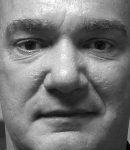
#> input picture dataset/A_1.png, 130 x 150 px; its folder holds 6 pictures in this run
$ python demo.py   (older library calls are emulated)
#> lines starting #> are read from the running program, lines starting #| are printed output that depends on the picture; long printed decimals are rounded
#!/usr/bin/env python
# coding: utf-8

import numpy as np
import cv2
import os
from skimage import feature
import matplotlib.pyplot as plt
import time

# [4 lines left out: function show_image, not called in this run]

def adjust_gamma_1(image, gamma=0.2, use_threshold=False, threshold=0):
    im_copy = image.copy()
    for i in range(im_copy.shape[0]):
        for j in range(im_copy.shape[1]):
            if((use_threshold) & (im_copy[i][j]>threshold)):
                im_copy[i][j] = threshold**gamma
            else:
                im_copy[i][j] = image[i][j]**gamma
    return im_copy

def doG(image, sigma0=1, sigma1=2):
    g1 = cv2.GaussianBlur(image,(0,0),sigma0,borderType=cv2.BORDER_REPLICATE)
    g2 = cv2.GaussianBlur(image,(0,0),sigma1,borderType=cv2.BORDER_REPLICATE)
    doG = g1 - g2
    return doG

def contrast_equalization(image,a=0.1, t=10):
    im_copy = image.copy()
    d1 = adjust_gamma_1(abs(im_copy), gamma=a).mean()**(1/a)

    for i in range(im_copy.shape[0]):
        for j in range(im_copy.shape[1]):
            im_copy[i][j] = im_copy[i][j] / d1

    d2 = adjust_gamma_1(abs(im_copy),gamma=a,use_threshold=True, threshold=10).mean()**(1/a)
    for i in range(im_copy.shape[0]):
        for j in range(im_copy.shape[1]):
            im_copy[i][j] = im_copy[i][j]/d2

    for i in range(im_copy.shape[0]):
        for j in range(im_copy.shape[1]):
            im_copy[i][j] = t*np.tanh(im_copy[i][j]/t)

    return im_copy

def preprocessing(img):
    img = cv2.cvtColor(img, cv2.COLOR_BGR2GRAY)
    img = img.astype(np.float64)

    #gamma correction
    img_gamma = adjust_gamma_1(img,gamma=0.2)

    #DOG
    img_dog = doG(img_gamma,sigma0=1,sigma1=2)

    #Contrast Equalization
    img_contrast_equalization = contrast_equalization(img_dog,a=0.1,t=10)
    return cv2.normalize(img_contrast_equalization, None, 255,0, cv2.NORM_MINMAX, cv2.CV_8UC1)

def chi2_distance(histA, histB, eps = 1e-10):
    #d = 0.5 * np.sum([((a - b) ** 2) / (a + b + eps) for (a, b) in zip(histA, histB)])
    d = np.sum([((a - b) ** 2) / (a + b) for (a, b) in zip(histA, histB)])
    return d

def distance(h1,h2):
    return np.abs(h1-h2).sum()

def resize_same(im1,im2):
    im1 = cv2.resize(im1,(150, 150), interpolation = cv2.INTER_CUBIC)
    im2 = cv2.resize(im2,(150, 150), interpolation = cv2.INTER_CUBIC)
    return im1,im2

def percentage_value(obj):
    lista = []
    for i in zip(set(obj)):
        lista.append(len(obj[i==obj])/len(obj))
    return np.array(lista)

def lbp(im):
    lbp = feature.local_binary_pattern(im,P=8,R=1,method='nri_uniform').reshape(1,-1)[0]
    return lbp

# [60 lines left out: functions robustness, videoconversion, not called in this run]

def robustness():
    dataset_path = "./dataset/"
    distance_with_preproc = distance_without_preproc = 0
    iteration=0
    for file in os.listdir(dataset_path):
            if(int(file[2])!=2):
                iteration+=1
                file_path_1 = os.path.join(dataset_path,file)
                file_path_2 = os.path.join(dataset_path,file.replace("1","2",1))

                im1 = cv2.imread(file_path_1)
                im2 = cv2.imread(file_path_2)
                im1, im2 = resize_same(im1,im2)

                im1_preproc = preprocessing(im1)
                im2_preproc = preprocessing(im2)

                im1_lbp = lbp(cv2.cvtColor(im1, cv2.COLOR_BGR2GRAY))
                im2_lbp = lbp(cv2.cvtColor(im2, cv2.COLOR_BGR2GRAY))
                im1_preproc_lbp = lbp(im1_preproc)
                im2_preproc_lbp = lbp(im2_preproc)

                x1 = percentage_value(im1_lbp)
                x2 = percentage_value(im2_lbp)
                y1 = percentage_value(im1_preproc_lbp)
                y2 = percentage_value(im2_preproc_lbp)

                distance_without_preproc+=chi2_distance(x1,x2)
                distance_with_preproc+=chi2_distance(y1,y2)

    distance_with_preproc/=iteration
    distance_without_preproc/=iteration
    print("mean chi_distance without preproc: ",distance_without_preproc)
    print("mean chi_distance with preproc: ",distance_with_preproc)


im1 = cv2.imread('./dataset/A_1.png')
#> im1 is the input picture: shape (150, 130, 3); min 0, max 255, mean 119.5
im2 = cv2.imread('./dataset/A_2.png')
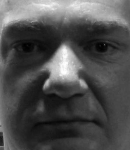
#> input picture dataset/A_2.png, 130 x 150 px
#> im2 is the input picture: shape (150, 130, 3); min 0, max 255, mean 78.8
im1, im2 = resize_same(im1,im2)

im1_preproc = preprocessing(im1)
#> in contrast_equalization, `d1 = adjust_gamma_1(abs(im_copy), gamma=a).mean()**(1/a)`: d1 = 0.00916
#> call 3 of adjust_gamma_1, with gamma = 0.1, use_threshold = True, threshold = 10
#> after the loop in adjust_gamma_1 (call 3), `for i in range(im_copy.shape[0]):`:
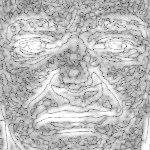
#> im_copy: shape (150, 150) float64; min 0.263, max 1.26, mean 0.999; drawn with min black and max white
#> in contrast_equalization, `d2 = adjust_gamma_1(abs(im_copy),gamma=a,use_threshold=True, threshold..`: d2 = 0.995
im2_preproc = preprocessing(im2)
#> call 2 of doG, with sigma0 = 1, sigma1 = 2
#> in doG (call 2), `g2 = cv2.GaussianBlur(image,(0,0),sigma1,borderType=cv2.BORDER_REPLICA..`:
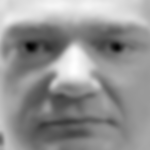
#> g2: shape (150, 150) float64; min 1.38, max 3, mean 2.31; drawn with min black and max white
#> call 2 of contrast_equalization, with a = 0.1, t = 10
#> after the loop in adjust_gamma_1 (call 5), `for i in range(im_copy.shape[0]):`:
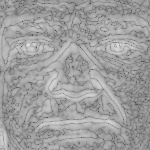
#> im_copy: shape (150, 150) float64; min 0.236, max 0.896, mean 0.624
#> in contrast_equalization (call 2), `d1 = adjust_gamma_1(abs(im_copy), gamma=a).mean()**(1/a)`: d1 = 0.00892
#> after the loop in adjust_gamma_1 (call 6), `for i in range(im_copy.shape[0]):`:
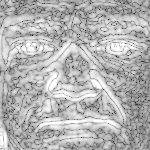
#> im_copy: shape (150, 150) float64; min 0.379, max 1.26, mean 1; drawn with min black and max white
#> in contrast_equalization (call 2), `d2 = adjust_gamma_1(abs(im_copy),gamma=a,use_threshold=True, threshold..`: d2 = 0.996
#> after the loop in contrast_equalization (call 2), `for i in range(im_copy.shape[0]):`:
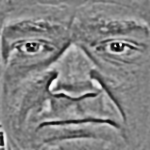
#> im_copy: shape (150, 150) float64; min -9.99, max 9.49, mean 0.0271; drawn with min black and max white

cv2.imshow('1',im1)
cv2.imshow('2',im1_preproc)
cv2.imshow('3',im2)
cv2.imshow('4',im2_preproc)
cv2.waitKey(0)
cv2.destroyAllWindows()

im1_lbp = lbp(cv2.cvtColor(im1, cv2.COLOR_BGR2GRAY))
im2_lbp = lbp(cv2.cvtColor(im2, cv2.COLOR_BGR2GRAY))

im1_preproc_lbp = lbp(im1_preproc)
im2_preproc_lbp = lbp(im2_preproc)

plt.figure(figsize=(16,10))
plt.subplot(331)
plt.hist(im1_lbp,bins=59,density=True)
plt.subplot(332)
plt.hist(im2_lbp,alpha=0.5,bins=59,density=True)
plt.subplot(333)
plt.hist(im1_lbp,bins=59,density=True)
plt.hist(im2_lbp,alpha=0.5,bins=59,density=True)

plt.subplot(334)
plt.hist(im1_preproc_lbp,alpha=1,bins=59,density=True)
plt.subplot(335)
plt.hist (im2_preproc_lbp,alpha=0.4,bins=59,density=True)
plt.subplot(336)
plt.hist(im1_preproc_lbp,bins=59,density=True)
plt.hist(im2_preproc_lbp,alpha=0.5,bins=59,density=True)
plt.show()
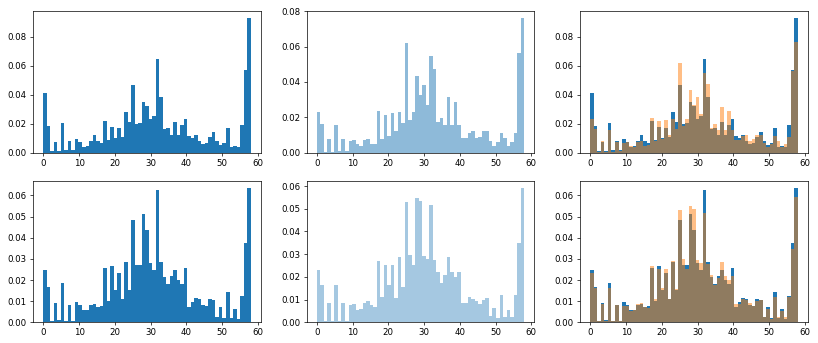
#> figure drawn by matplotlib, 6 panels; panel 1: tallest bar 0.093 high, from x = 57.02 to 58; panel 2: tallest bar 0.0764 high, from x = 57.02 to 58; panel 3: tallest bar 0.093 high, from x = 57.02 to 58; panel 3: tallest bar 0.0764 high, from x = 57.02 to 58

x1 = percentage_value(im1_lbp)
#> the loop in percentage_value, `for i in zip(set(obj)):` made 59 passes
#> i on passes 1 to 12: (0,), (1,), (2,), (3,), (4,), (5,), (6,), (7,), (8,), (9,), (10,), (11,)
#> after the loop in percentage_value, `for i in zip(set(obj)):`: lista = 59 values, max 0.0914 at index 58, min 0.0012 at index 2, mean 0.0169
#> x1 has the same summary as lista in percentage_value
x2 = percentage_value(im2_lbp)
#> the loop in percentage_value (call 2), `for i in zip(set(obj)):` made 59 passes
#> x2 = 59 values, max 0.0751 at index 58, min 0.000444 at index 4, mean 0.0169
y1 = percentage_value(im1_preproc_lbp)
#> y1 = 59 values, max 0.0626 at index 58, min 0.000533 at index 2, mean 0.0169
y2 = percentage_value(im2_preproc_lbp)
#> y2 = 59 values, max 0.0583 at index 58, min 0.000489 at index 4, mean 0.0169

print("Chi2_distance im without preproc: ",chi2_distance(x1,x2))
#> in chi2_distance, `d = np.sum([((a - b) ** 2) / (a + b) for (a, b) in zip(histA, histB)])`: d = 0.038
#| Chi2_distance im without preproc:  0.03796
print("Chi2_distance im with preproc: ", chi2_distance(y1,y2))
#| Chi2_distance im with preproc:  0.005385


robustness()
#> in robustness, `x1 = percentage_value(im1_lbp)`: x1 has the same summary as lista in percentage_value
#> in robustness, `distance_with_preproc+=chi2_distance(y1,y2)`: distance_with_preproc = 0.00539
#> pass 3 of the loop in robustness, `for file in os.listdir(dataset_path):`:
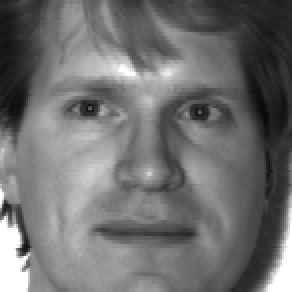
#> input picture dataset/B_1.png, 146 x 146 px (shown 2 times larger)
#> in robustness, im1 is the input picture: shape (146, 146, 3); min 9, max 255, mean 112.2
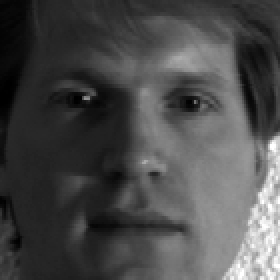
#> input picture dataset/B_2.png, 140 x 140 px (shown 2 times larger)
#> in robustness, im2 is the input picture: shape (140, 140, 3); min 0, max 255, mean 74.8
#> im1: shape (150, 150, 3)
#> im2: shape (150, 150, 3)
#> after the loop in adjust_gamma_1 (call 15), `for i in range(im_copy.shape[0]):`:
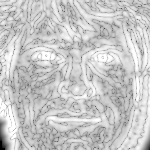
#> im_copy: shape (150, 150) float64; min 0.0527, max 1.26, mean 0.999; drawn with min black and max white
#> in robustness, `x1 = percentage_value(im1_lbp)`: x1 = 59 values, max 0.0596 at index 27, min 0.0004 at index 4, mean 0.0169
#> in robustness, `x2 = percentage_value(im2_lbp)`: x2 = 59 values, max 0.0778 at index 57, min 0.000222 at index 6, mean 0.0169
#> in robustness, `y1 = percentage_value(im1_preproc_lbp)`: y1 = 59 values, max 0.0559 at index 30, min 0.000489 at index 4, mean 0.0169
#> in robustness, `y2 = percentage_value(im2_preproc_lbp)`: y2 = 59 values, max 0.056 at index 58, min 0.000444 at index 4, mean 0.0169
#> distance_without_preproc = 0.105
#> distance_with_preproc = 0.0134
#> the loop made 6 passes; the first 3 are shown
#videoconversion(pathVideo="./Video/ball_1.mp4",pathSave='./Video/ball_1_edit_without_optimization.mp4')
